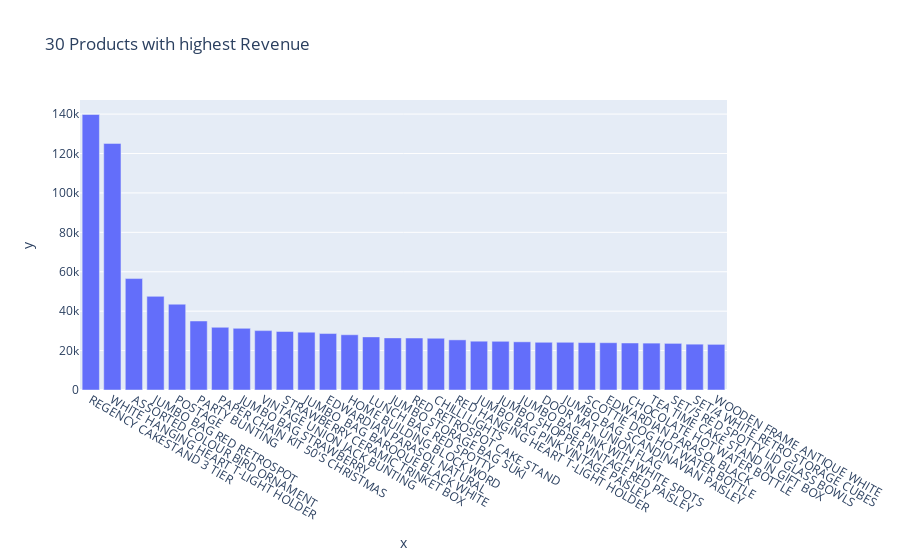

Notebook code cell kept with this figure:
### Code cell
# generamos un grafico de barras con plotly para visualizar los 30 productos con mayor Revenue, se giran los nombres de los productos para que se vean mejor
fig = px.bar(
    x=top_30_revenue.index,
    y=top_30_revenue.values,
    title=f"30 Products with highest Revenue",
)
fig.update_xaxes(tickangle=30)
fig.show()

### Figure 1 — Plotly figure (JSON) as saved in the notebook; plotly's stock layout.template omitted (floating-point values rounded to 4 significant figures)
{"data": [{"alignmentgroup": "True", "hovertemplate": "x=%{x}<br>y=%{y}<extra></extra>", "legendgroup": "", "marker": {"color": "#636efa", "pattern": {"shape": ""}}, "name": "", "offsetgroup": "", "orientation": "v", "showlegend": false, "textposition": "auto", "type": "bar", "x": ["REGENCY CAKESTAND 3 TIER", "WHITE HANGING HEART T-LIGHT HOLDER", "ASSORTED COLOUR BIRD ORNAMENT", "JUMBO BAG RED RETROSPOT", "POSTAGE", "PARTY BUNTING", "PAPER CHAIN KIT 50'S CHRISTMAS ", "JUMBO BAG STRAWBERRY", "VINTAGE UNION JACK BUNTING", "STRAWBERRY CERAMIC TRINKET BOX", "JUMBO  BAG BAROQUE BLACK WHITE", "EDWARDIAN PARASOL NATURAL", "HOME BUILDING BLOCK WORD", "LUNCH BAG RED SPOTTY", "JUMBO STORAGE BAG SUKI", "RED RETROSPOT CAKE STAND", "CHILLI LIGHTS", "RED HANGING HEART T-LIGHT HOLDER", "JUMBO BAG PINK VINTAGE PAISLEY", "JUMBO SHOPPER VINTAGE RED PAISLEY", "JUMBO BAG PINK WITH WHITE SPOTS", "DOOR MAT UNION FLAG", "JUMBO BAG SCANDINAVIAN PAISLEY", "SCOTTIE DOG HOT WATER BOTTLE", "EDWARDIAN PARASOL BLACK", "CHOCOLATE HOT WATER BOTTLE", "TEA TIME CAKE STAND IN GIFT BOX", "SET/5 RED SPOTTY LID GLASS BOWLS", "SET/4 WHITE RETRO STORAGE CUBES ", "WOODEN FRAME ANTIQUE WHITE "], "xaxis": "x", "y": [139800.0, 125100.0, 56540.0, 47520.0, 43530.0, 35020.0, 31810.0, 31290.0, 30132, 29690.0, 29349, 28640.0, 28030.0, 26950.0, 26440.0, 26370.0, 26260.0, 25430.0, 24760.0, 24720.0, 24450.0, 24220.0, 24210.0, 24060.0, 24000.0, 23850.0, 23780.0, 23660.0, 23250.0, 23160.0], "yaxis": "y"}], "layout": {"barmode": "relative", "legend": {"tracegroupgap": 0}, "title": {"text": "30 Products with highest Revenue"}, "xaxis": {"anchor": "y", "domain": [0, 1], "tickangle": 30, "title": {"text": "x"}}, "yaxis": {"anchor": "x", "domain": [0, 1], "title": {"text": "y"}}}}
